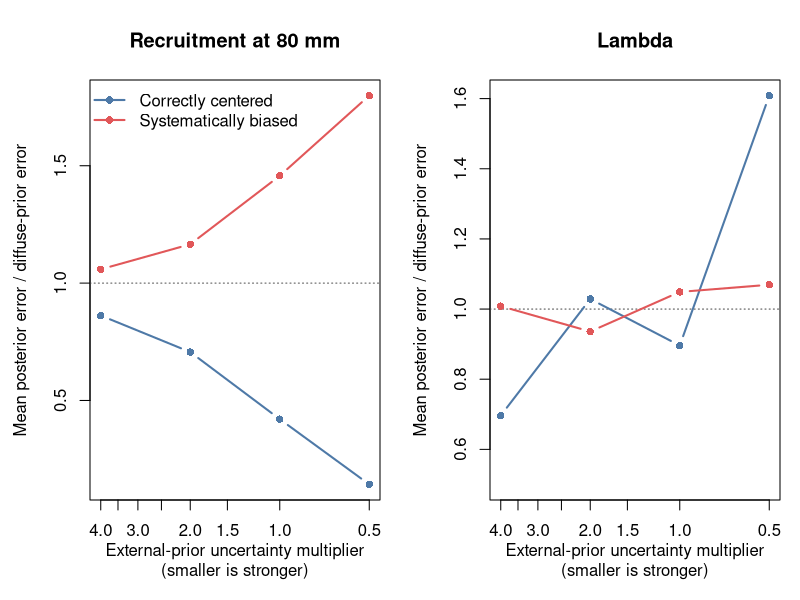

Reproduce this figure in R.
aggregate_table <- read.csv("results/prior_strength/aggregate.csv")
dir.create("artifacts/prior_information", recursive = TRUE, showWarnings = FALSE)

colors <- c(correct = "#4E79A7", biased = "#E15759")
quantities <- c(recruitment_80 = "Recruitment at 80 mm", lambda = "Lambda")

png(
  "artifacts/prior_information/prior_strength_gradient.png",
  width = 1900,
  height = 950,
  res = 180
)
par(mfrow = c(1, 2), mar = c(5, 4.5, 4, 1))
for (quantity in names(quantities)) {
  subset <- aggregate_table[aggregate_table$quantity == quantity, ]
  plot(
    NA,
    xlim = rev(range(subset$uncertainty_multiplier)),
    ylim = range(c(0.5, 1, subset$error_ratio_to_weak)),
    log = "x",
    xlab = "External-prior uncertainty multiplier\n(smaller is stronger)",
    ylab = "Mean posterior error / diffuse-prior error",
    main = quantities[[quantity]]
  )
  abline(h = 1, lty = 3, col = "gray30")
  for (accuracy in names(colors)) {
    group <- subset[subset$accuracy == accuracy, ]
    group <- group[order(group$uncertainty_multiplier), ]
    lines(
      group$uncertainty_multiplier,
      group$error_ratio_to_weak,
      type = "b",
      pch = 16,
      lwd = 2,
      col = colors[[accuracy]]
    )
  }
  if (quantity == "recruitment_80") {
    legend(
      "topleft",
      bty = "n",
      lwd = 2,
      pch = 16,
      col = colors,
      legend = c("Correctly centered", "Systematically biased")
    )
  }
}
dev.off()

cat("Created prior-strength plot.\n")
